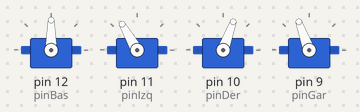
The sketch below on a simulated Arduino Uno, built with avr-gcc and run on an emulated ATmega328P. On the bench: 4 × servo.

Above: at 0.15 s.
At 1.4 s:
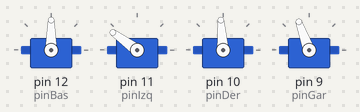
At 2.7 s:
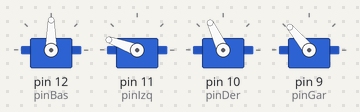
At 5.3 s:
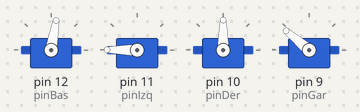
At 7.9 s:
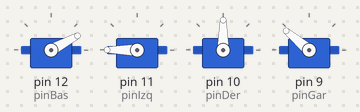
At 10.5 s:
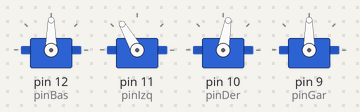
Timing chart, 0 to 13.7 s (numbered marks = the images above):
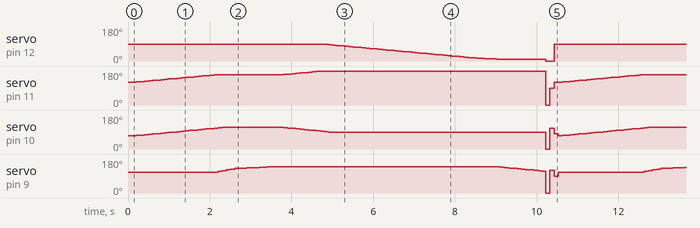

The sketch:

Codigo_2_v5.ino
```cpp
#include <Servo.h>

Servo Bas;
Servo Izq;
Servo Der;
Servo Gar;

#define pinBas 12
#define pinIzq 11
#define pinDer 10
#define pinGar 9

#define De 70 /*115*/
#define Ga 110 /*115*/
#define Iz 120 /*160*/
#define Ba 90 /*90*/

float mov[4][102]={

/* COLUMNAS       1     2     3     4     5     6     7      8     9    10    11    12    13    14    15    16    17    18    19    21    22    23    24    25    26    27      28    29     30     31     32     33     34     35     36      37   38    39     40   41    42    43    44    45    46    47    48    49    50     51    52    53    54   55    56    57    58    59    60    61    62    63    64    65    66    67    68    69    70    71    72    73     74    75   76    77    78    79    80    81    82    83    84    85    86    87     88    89    90    91    92    93   94    95    96    97     98    99    100   101   102
/* F   1   DE */{70,   72,   74,   76,    78,   80,   82,   84,   86,   88,   90,   92,   94,   96,   98,   100,  102,  104,  106,  108,  110,  112,  114,  115,  115,  115,   115,   115,   115,   115,   115,   115,   115,   115,   115,   115,  115,  113,  111,  109,  107,  105,  103,  100,  98,   96,   94,   92,   90,   90,   90,   90,   90,   90,   90,   90,   90,   90,   90,   90,   90,   90,   90,   90,   90,   90,   90,   90,   90,   90,   90,   90,   90,   90,   90,   90,   90,   90,   90,   90,   90,   90,   90,   90,   90,   90,   90,   90,   90,   90,   90,   90,   90,   90,   90,   90,   90,   90,   90,   90,   90,},
/* I   2   GA */{110,  110,  110,  110,   110,  110,  110,  110,  110,  110,  110,  110,  110,  110,  110,  110,  110,  110,  110,  110,  110,  114,  118,  122,  126,  130,   131,   132,   133,   134,   135,   136,   137,   138,   139,   140,  140,  140,  140,  140,  140,  140,  140,  140,  140,  140,  140,  140,  140,  140,  140,  140,  140,  140,  140,  140,  140,  140,  140,  140,  140,  140,  140,  140,  140,  140,  140,  140,  140,  140,  140,  140,  140,  140,  140,  140,  140,  140,  140,  140,  140,  140,  140,  140,  140,  140,  140,  140,  140,  138,  136,  134,  132,  130,  128,  126,  124,  122,  120,  118,  116,},
/* L   3   IZ */{120,  122,  124,  126,   128,  130,  132,  134,  136,  138,  140,  142,  144,  146,  148,  150,  152,  154,  156,  158,  160,  160,  160,  160,  160,  160,   160,   160,   160,   160,   160,   160,   160,   160,   160,   160,  160,  162,  164,  166,  168,  170,  172,  174,  176,  178,  180,  180,  180,  180,  180,  180,  180,  180,  180,  180,  180,  180,  180,  180,  180,  180,  180,  180,  180,  180,  180,  180,  180,  180,  180,  180,  180,  180,  180,  180,  180,  180,  180,  180,  180,  180,  180,  180,  180,  180,  180,  180,  180,  180,  180,  180,  180,  180,  180,  180,  180,  180,  180,  180,  180,},
/* A   4   BA */{90,   90,   90,   90,    90,   90,   90,   90,   90,   90,   90,   90,   90,   90,   90,   90,   90,   90,   90,   90,   90,   90,   90,   90,   90,   90,    90,    90,    90,    90,    90,    90,    90,    90,    90,    90,   90,   90,   90,   90,   90,   90,   90,   90,   90,   90,   90,   88,   86,   84,   82,   80,   78,   76,   74,   72,   70,   68,   66,   64,   62,   60,   58,   56,   54,   52,   50,   48,   46,   44,   42,   40,   38,   36,   34,   32,   30,   28,   26,   24,   22,   20,   18,   16,   15,   14,   13,   12,   11,   10,   10,   10,   10,   10,   10,   10,   10,   10,   10,   10,   10,},};

void setup() {

  Serial.begin(9600);
  Bas.attach(pinBas);
  Izq.attach(pinIzq);
  Der.attach(pinDer);
  Gar.attach(pinGar);

  Bas.write(Ba);
  Gar.write(Ga);
  Izq.write(Iz);
  Der.write(De);
  delay(100);

}

void loop() {

     for(int i=0; i<103;i++){

     Der.write(mov[0][i]);
     Gar.write(mov[1][i]);
     Izq.write(mov[2][i]);
     Bas.write(mov[3][i]);
     delay(100);
     }

     Bas.write(90);
     Izq.write(120);
     Der.write(80);
     Gar.write(90);
     delay(100);
}
```

Measured:
- by itself, servo on pin 12 (pinBas): ramps from 90° to 0° and jumps back, once every 10.4 s
- by itself, servo on pin 11 (pinIzq): ramps from 0° to 180° and jumps back, once every 10.4 s
- by itself, servo on pin 10 (pinDer): moves between 0° and 115°, repeating every 10.4 s
